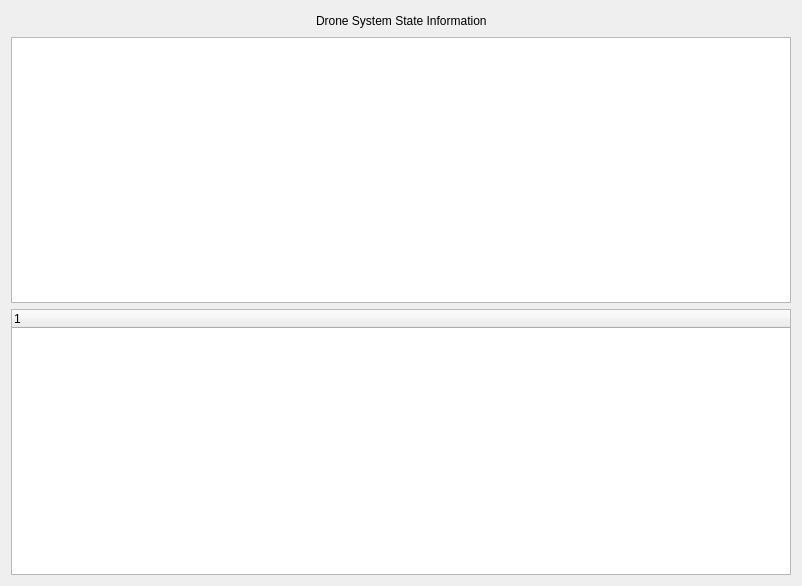
<?xml version="1.0" encoding="UTF-8"?>
<ui version="4.0">
 <class>UAVPlanSystemState</class>
 <widget class="QWidget" name="UAVPlanSystemState">
  <property name="geometry">
   <rect>
    <x>0</x>
    <y>0</y>
    <width>802</width>
    <height>586</height>
   </rect>
  </property>
  <property name="windowTitle">
   <string>UAV System State Information</string>
  </property>
  <layout class="QVBoxLayout" name="verticalLayout">
   <item>
    <layout class="QHBoxLayout" name="horizontalLayout">
     <item>
      <spacer name="horizontalSpacer">
       <property name="orientation">
        <enum>Qt::Horizontal</enum>
       </property>
       <property name="sizeHint" stdset="0">
        <size>
         <width>40</width>
         <height>20</height>
        </size>
       </property>
      </spacer>
     </item>
     <item>
      <widget class="QLabel" name="label">
       <property name="text">
        <string>Drone System State Information</string>
       </property>
      </widget>
     </item>
     <item>
      <spacer name="horizontalSpacer_2">
       <property name="orientation">
        <enum>Qt::Horizontal</enum>
       </property>
       <property name="sizeHint" stdset="0">
        <size>
         <width>40</width>
         <height>20</height>
        </size>
       </property>
      </spacer>
     </item>
    </layout>
   </item>
   <item>
    <widget class="QTableWidget" name="tableWidget_UAVPlanSystemState">
     <property name="selectionMode">
      <enum>QAbstractItemView::SingleSelection</enum>
     </property>
     <property name="showGrid">
      <bool>false</bool>
     </property>
     <property name="gridStyle">
      <enum>Qt::NoPen</enum>
     </property>
    </widget>
   </item>
   <item>
    <widget class="QTreeWidget" name="treeWidget">
     <column>
      <property name="text">
       <string notr="true">1</string>
      </property>
     </column>
    </widget>
   </item>
  </layout>
 </widget>
 <resources/>
 <connections/>
</ui>
